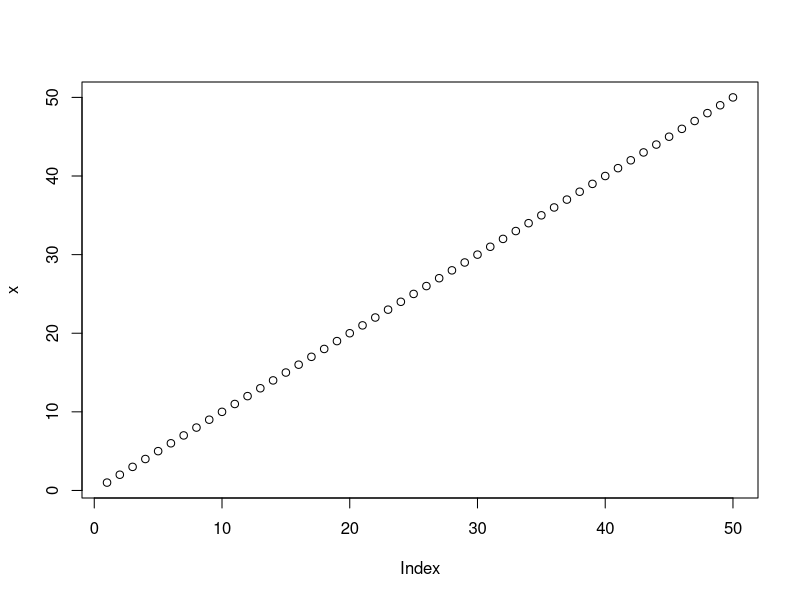
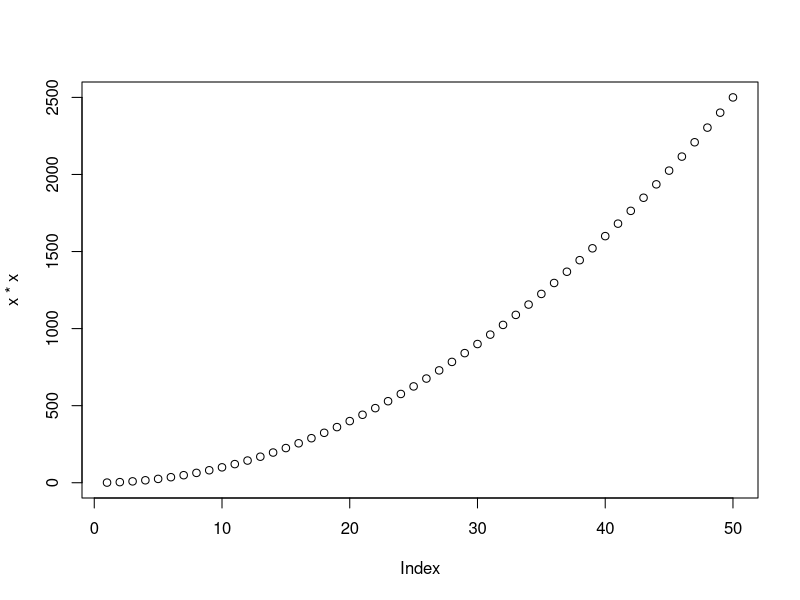
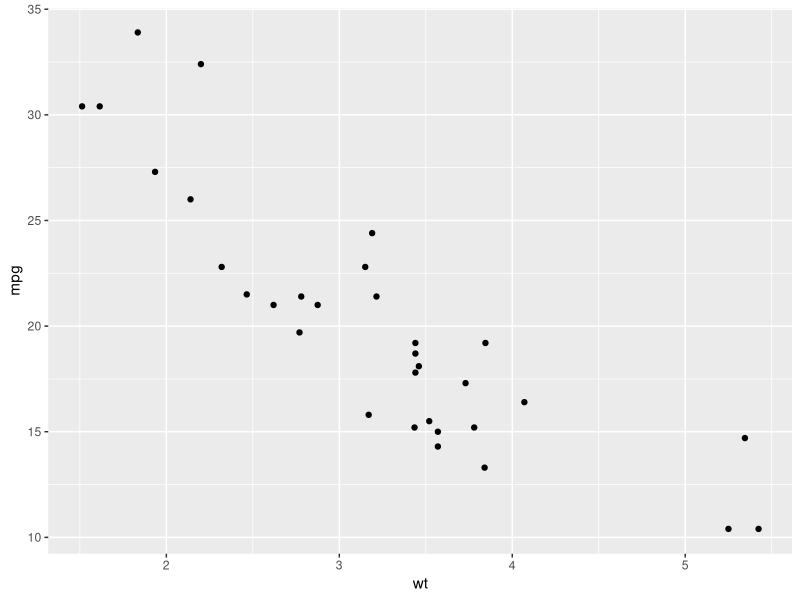
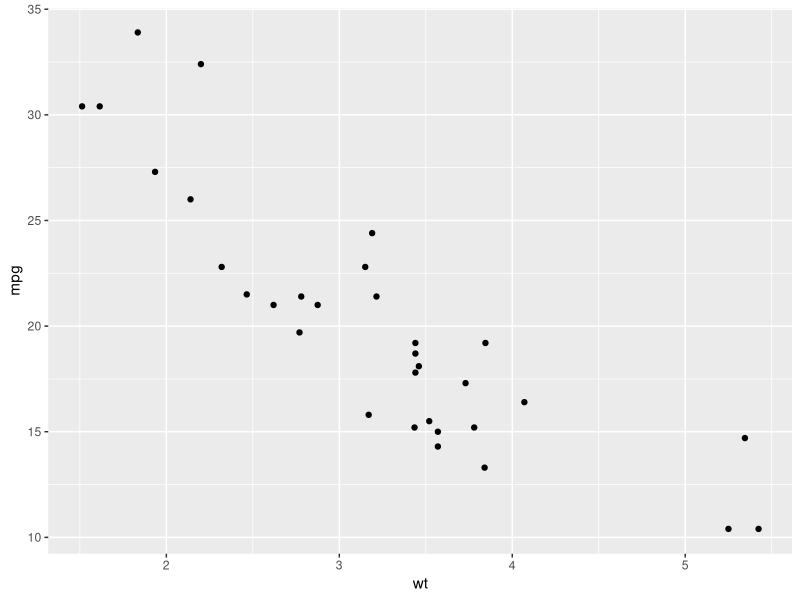
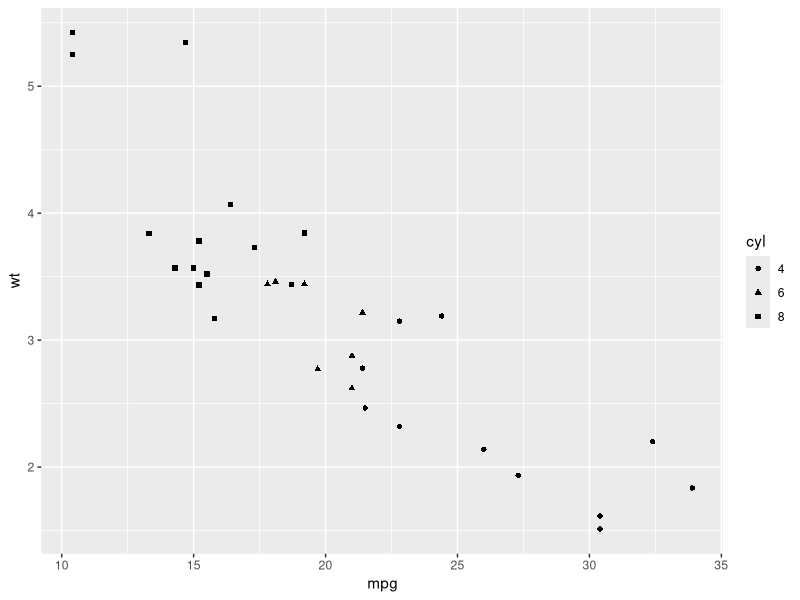
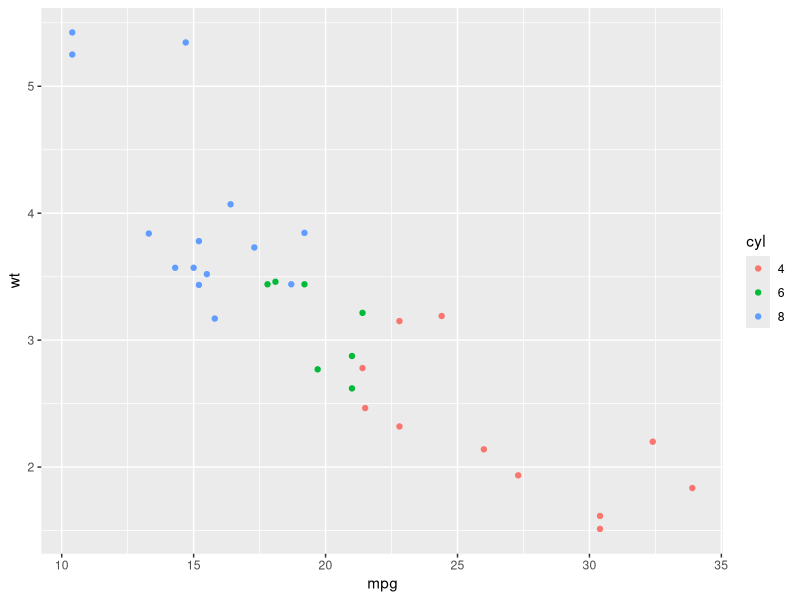
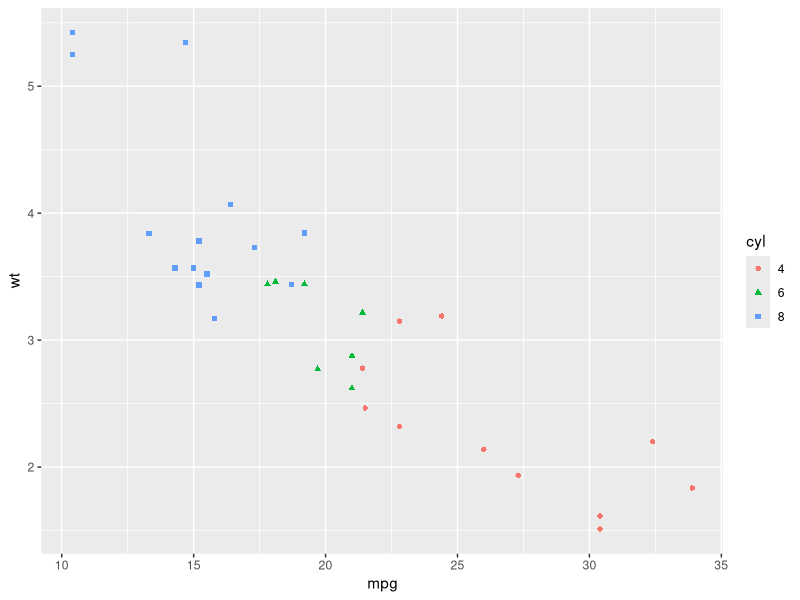
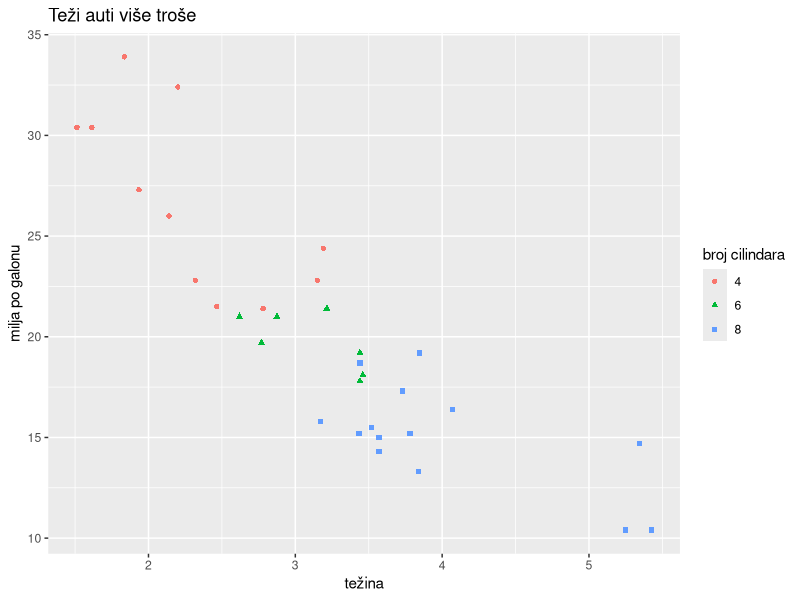

These charts were generated, in order, by the following R code:
## ---- chunk 1
library(tidyverse)
library(gridExtra)
library(GGally)
knitr::opts_chunk$set(results = 'hold')
## ---- chunk 2
x <- 1:50
# proslijedite `x` i `x*x` funkciji `plot`
plot(x)
plot(x * x)
## ---- chunk 3
head(mtcars)
## ---- chunk 4

# Učitajte podatkovni skup `mtcars` u globalnu okolinu
data(mtcars)

# proučite okvir `mtcars`  (head, glimpse, ?...)
head(mtcars)

## ---- chunk 5
mtcars$vs <- factor(mtcars$vs, labels = c("V", "S"))
mtcars$am <- factor(mtcars$am, labels = c("automatic", "manual"))
mtcars$cyl  <- factor(mtcars$cyl)
mtcars$gear <- factor(mtcars$gear)
mtcars$carb <- factor(mtcars$carb)
## ---- chunk 6
ggplot() + 
layer( data = mtcars,                      # 1. podaci
       mapping = aes(x = wt, y = mpg),     # 2. mapiranja / estetike
       geom = "point",                     # 3. geometrija
       stat = "identity",                  # za sada zanemariti
       position = "identity")              # za sada zanemariti
## ---- chunk 7
ggplot(mtcars, aes(x = wt, y = mpg)) + geom_point()
## ---- chunk 8

# stvorite graf ovisnosti `mpg` o `wt`
# uz mapiranje `cyl` varijable na `shape` estetiku
ggplot(mtcars, aes(x = mpg, y = wt, shape = cyl)) + geom_point()

## ---- chunk 9
# stvorite graf ovisnosti `mpg` o `wt`
# ovaj put mapirajte `cyl` varijable na `color` estetiku
ggplot(mtcars, aes(x = mpg, y = wt, color = cyl)) + geom_point()

## ---- chunk 10
# ponovite isti graf, ali varijablu `cyl` mapirajte
# i na `color` i na `shape` estetiku
ggplot(mtcars, aes(x = mpg, y = wt, color = cyl, shape = cyl)) + geom_point()

## ---- chunk 11
# na sljedećem grafu preimenujte osi i legendu
# te dodajte adekvatni naslov (najbolje nešto što objašnjava graf)
ggplot(mtcars, aes(x = wt, y = mpg, color = cyl, shape = cyl)) + geom_point() + labs(x = "težina", y = "milja po galonu", title = "Teži auti više troše", color = "broj cilindara", shape = "broj cilindara")

## ---- chunk 12
# nacrajte graf ovisnosti potrošnje o težini automobila
# koristite geometriju točke
# obojite točke plavom bojom
ggplot(mtcars, aes(x = mpg, y = wt)) + geom_point(color = "blue")
## ---- chunk 13
# budući da stalno koristimo istu "osnovicu" grafa možemo ju
# pohraniti u zasebnu varijablu npr. imena `graf`

graf <- ggplot(mtcars, aes(x = wt, y = mpg)) 

# dodajte varijabli `graf` geometriju točaka a potom linijsku geometriju
graf + geom_point() + geom_line()
## ---- chunk 14
# dodajte geometriju točaka na varijablu `graf`
# te potom dodatni sloj sa krivuljom zaglađivanja
# koristite funkciju `stat_smooth` uz parametar `method` 
# postavljen na `"lm"` (linearno zaglađivanje)
# i parametar `formula` na `y~x`
graf + geom_point() + stat_smooth(formula = y~x, method = "lm")
## ---- chunk 15
# ponovite postupak ali metodu zaglađivanja
# postavite na `loess` 
graf + geom_point() + stat_smooth(formula = y~x, method = "loess")
## ---- chunk 16
# stvorite još jednom isti graf ali sloju zaglađivanja
# dodajte estetiku `group` postavljenu na `cyl`
# Što smo ovime postigli?
graf + geom_point() + stat_smooth(formula = y~x, aes(group = cyl),  method = "loess")
## ---- chunk 17
# nacrtajte stupčani graf varijable `cyl` tablice `mtcars` 
# isprobajte funkcije `geom_bar` i `stat_count`
# ima li razlike?
ggplot(mtcars, aes(x = cyl)) + geom_bar()
ggplot(mtcars, aes(x = cyl)) + stat_count()
## ---- chunk 18
# nacrtajte histogram varijable `wt` tablice `mtcars`
# varijablu podijelite jednoliko u četiri ladice
# koristite funkciju `geom_histogram`
ggplot(mtcars, aes(x = wt)) + geom_histogram(bins = 4)
## ---- chunk 19
# nacrtajte histogram varijable `wt` tablice `mtcars`
# težine podijelite jednoliko u četiri ladice
# koristite funkciju `geom_histogram`
# za agregacijsku varijablu postavite `ncount` 
ggplot(mtcars, aes(x = wt, y = ..ncount..)) + geom_histogram(bins = 4)
## ---- chunk 20
# nacrtajte histogram varijable `wt`, uz dodanu varijablu `cyl` na estetici `fill`
ggplot(mtcars, aes(x = wt, fill = cyl)) + geom_histogram(bins = 4)
## ---- chunk 21
# nacrtajte opet histogram varijable wt, ali pozicijski aspekt `position` postavite na `"dodge"`
ggplot(mtcars, aes(x = wt, fill =  cyl)) + geom_histogram(bins = 4, position = "dodge")
## ---- chunk 22
# nacrtajte isti histogram uz pozicijski aspekt postavljen na `"identity"`
# postavite `alpha` parametar geometrije na 0.4 zbog jasnijeg prikaza
ggplot(mtcars, aes(x = wt, fill =  cyl)) + geom_histogram(bins = 4, position = "identity", alpha = 0.4)
## ---- chunk 23
# konačno, nacrtajte isti histogram uz pozicijski aspekt `"fill"`
# postavite parametar geometrije `color  na "Black" radi ljepšeg prikaza
# objasnite rezultat!
ggplot(mtcars, aes(x = wt, fill =  cyl)) + geom_histogram(bins = 4, position = "fill", alpha = 0.4, color = "black")
## ---- chunk 24
df <- data.frame( x = c(rep(1, 90), rep(2, 9), 3),
                  y = c(rep(1, 70), rep(2, 25), rep(3, 5)))

# prikažite okvir df uz pomoć `scatterplot` grafa, tj. točkaste geometrije
ggplot(df, aes(x = x, y = y)) + geom_point()
## ---- chunk 25
# prikažite isti graf, ali umjesto `geom_point` upotrijebite
# pomoćnu funkciju `geom_jitter` koja ima ugrađen `jitter` pozicijski aspekt
# postavite `width` i `height` parametre na 0.3 (30% dodanog šuma)
# dodatno postavite `color` parametar geometrije na "blue" 
# i `alpha` parametar ("prozirnost") na 0.4 
ggplot(df, aes(x = x, y = y)) + geom_jitter(width = 0.3, height = 0.3, color = "blue", alpha = 0.4)
## ---- chunk 26
# spremite sljedeći graf u datoteke `figure1.pdf`i `figure1.png`
ggplot(mtcars, aes(x = hp, y = mpg, col = as.factor(cyl))) + geom_point() + 
geom_smooth(aes(x = hp, y = mpg), method = 'loess', linetype = 4, color = "grey", se = F, inherit.aes = F) +
labs(x = "broj konjskih snaga", y = "potrošnja", col = "broj cilindara")
## ---- chunk 27
# učitajte i proučite podatkovni okvir `diamonds`
data(diamonds)
head(diamonds)
## ---- chunk 28
set.seed(1001)
# stvorite okvir `diamondsSample` u koji ćete staviti
# 5000 nasumičnih redaka iz okvira `diamonds`
diamondsSample <- slice_sample(diamonds, n = 5000)
## ---- chunk 29
# "popravite" osi i legendu grafa koji prikazuje ovisnost veličine dijamanta, boje i cijene
# - osi x i y nazovite "volumen u mm3" i "cijena u $"
# - legendu nazovite "kvaliteta boje"
# - os x ograničite od 0 do 500
# - na osi y postavite crtice na 1000, 5000, 10000 i 20000
# - kategorije kvalitete boje postavite na brojeve od 1 do 7 gdje 1 predstavlja "najbolju" boju
ggplot(diamondsSample, aes(x*y*z, price, color = color)) + geom_point(alpha = 0.4) + scale_x_continuous(name = "volumen u mm3", limits = c(0, 450)) + scale_y_continuous(name = "cijena u $", breaks = c(1000, 5000, 10000, 15000)) + scale_color_ordinal(name = "kvaliteta boje", labels = 1:7)
## ---- chunk 30
# logaritmirajte cijenu dijamanta u prethodno izvedenom grafu
ggplot(diamondsSample, aes(x*y*z, price, color = color)) + geom_point(na.rm = T, alpha = 0.6) +
  scale_x_continuous(name = "volumen u mm3" , limits = c(0, 450)) +
  scale_y_log10(name = "cijena u $", breaks = c(1000, 5000, 10000, 15000)) +
  scale_color_discrete(name = "kvaliteta boje", labels = 1:7)
## ---- chunk 31
library(RColorBrewer)
display.brewer.all()
## ---- chunk 32
# podesite `fill` estetiku sljedećeg grafa korištenjem funkcije `scale_fill_brewer`
# parametar `palette` postavite na jednu od sljedećih paleta:
# Blues, BuPu, Greens, Greys, Oranges, OrRd, PuBu, PuRd, Purples, YlGn, YlOrRd
# (još paleta možete naći u dokumentaciji)
ggplot(diamondsSample, aes(x = x*y*z, fill = color)) + geom_histogram(bins = 30, na.rm = T) + 
  xlim(0, 500) + scale_fill_brewer(palette = "PuRd")
## ---- chunk 33
# pogledajte kako sljedeći graf izgleda u "izvrnutom" a kako u polarnom koordinatnom sustavu
ggplot(diamondsSample, aes(x = x*y*z, fill = color)) + geom_histogram(bins = 30, na.rm = T) + 
  xlim(40, 100) + coord_flip()

ggplot(diamondsSample, aes(x = x*y*z, fill = color)) + geom_histogram(bins = 30, na.rm = T) + 
  xlim(40, 100) + coord_polar()
## ---- chunk 34
# promijenite temu sljedećem grafu na `theme_classic`
ggplot(diamondsSample, aes(x = x*y*z, fill = color)) + geom_histogram(bins = 30, na.rm = T) + 
  xlim(0, 500) + theme_classic()
## ---- chunk 35
# promijenite orijentaciju slova na x osi tako da budu pod kutem od 45 stupnjeva
ggplot(diamondsSample, aes(cut)) + geom_bar() + theme(axis.text.x = element_text(angle = 45))
## ---- chunk 36
# reduciramo uzorak kako bi radili sa faktorima sa manjim brojem razina
diamondsSample %>% filter(color %in% c("G", "H", "I", "J"),
                  cut %in% c("Very Good", "Premium", "Ideal")) -> diamondsSample2

# napravite uvjetni graf u ovisnosti o kombinaciji boje (`color`) i reza (`cut`)
# koristite funkciju `facet_grid` i formulu kao parametar
ggplot(diamondsSample2, aes(depth, fill = clarity)) + geom_histogram(bins = 5,  position = 'dodge') + facet_grid(color ~ cut)
## ---- chunk 37
# razdvojite sljedeći graf u ovisnosti o prozirnosti (`clarity`)
# koristite funkciju `facet_wrap` i jednostranu formulu
ggplot(diamondsSample, aes(x*y*z, price)) + geom_point() + facet_wrap(~ clarity)
## ---- chunk 38
#library(GGally)  # ako nije učitan!
# ovaj isjecak se zapravo prikazuje buduci da nece imati stat_bin poruke
# rjesenje sa https://github.com/ggobi/ggally/issues/184
ggpairs(data = mtcars[,1:6], lower=list(combo=wrap("facethist", binwidth=0.8)))
## ---- chunk 39
#library(gridExtra)    # ukoliko je potrebno

# grafove koje slažem u matricu pohranjujem u varijable
g1 <- ggplot(diamondsSample, aes(x*y*z, price, color = color)) + geom_point(alpha = 0.6)
g2 <-ggplot(diamondsSample, aes(x = x*y*z, fill = color)) + geom_histogram(bins = 30, na.rm = T) + 
             scale_fill_brewer(palette = "Greens")
g3 <- ggplot(diamondsSample, aes(x = cut)) + geom_bar(fill = "blue", alpha = 0.5)
g4 <- ggplot(diamondsSample, aes(x = color, fill = clarity)) + geom_bar() + coord_polar()

## ---- chunk 40
grid.arrange(g1, g2, g3, g4, nrow = 2, ncol = 2)
